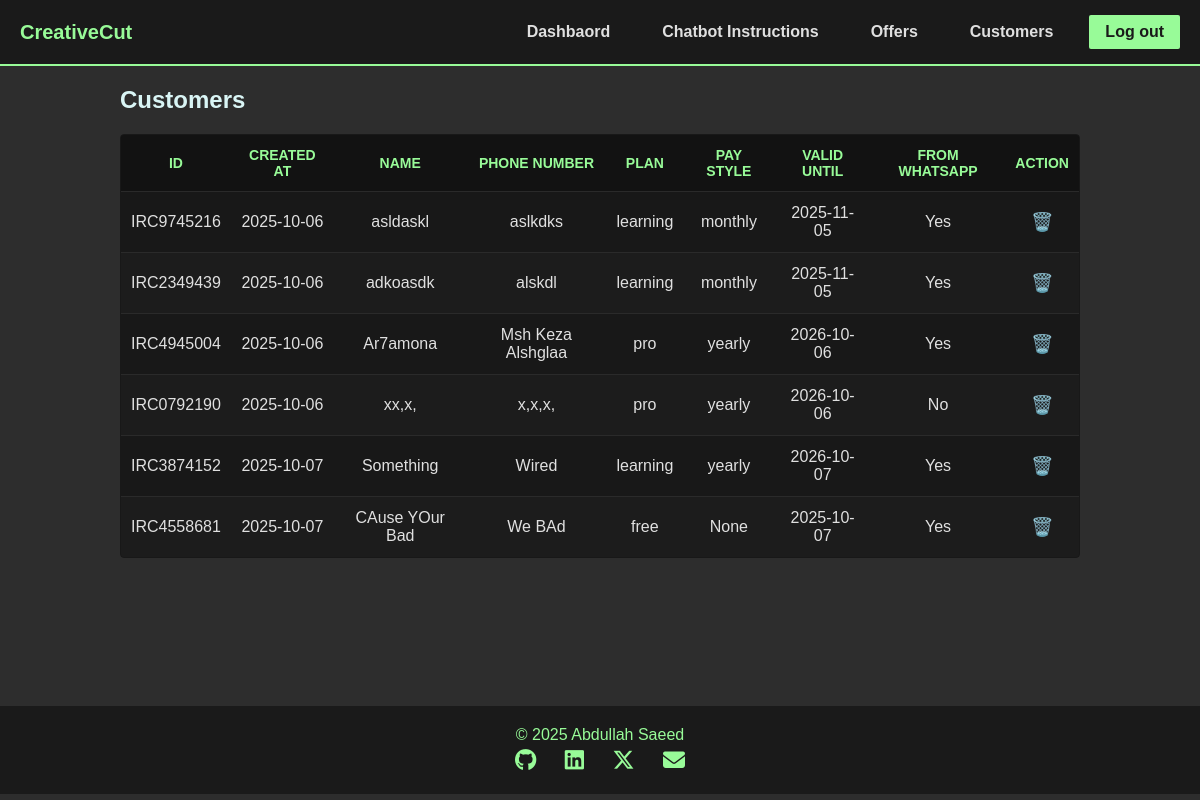
The page /api/customers/ on the database as committed earlier.
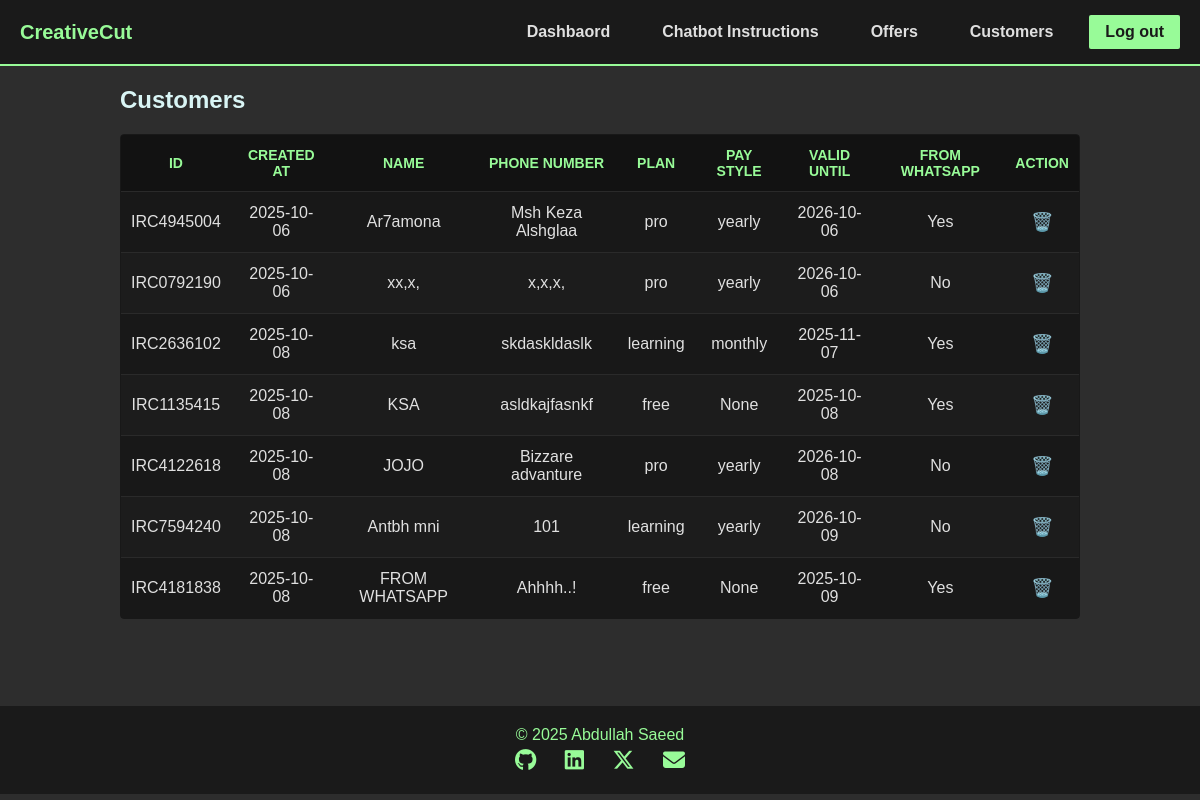
The same page on the database as committed later.
### tables this page shows
CREATE TABLE customers (
    id TEXT PRIMARY KEY,
    created_at DATETIME DEFAULT CURRENT_TIMESTAMP,
    name TEXT NOT NULL,
    phone_num TEXT UNIQUE,
    plan TEXT CHECK(plan IN ('free', 'learning', 'pro')) NOT NULL DEFAULT 'Free',
    pay_style TEXT CHECK(pay_style IN ('None', 'monthly', 'yearly')) NOT NULL DEFAULT 'None',
    valid_until DATETIME,
    is_from_whatsapp BOOLEAN 
);

### routes/customers.py (the view, shortened to what this page needs)
@customers_bp.route("/", methods=["GET", "POST", "DELETE"])
def customers():
    db = current_app.get_db()
    try:
        if request.method == "GET":
            cur = db.execute("SELECT * FROM customers")
            customers = [dict(row) for row in cur.fetchall()]
            return render_template("customers.html", customers=customers)
        elif request.method == "POST":
            return Response(json.dumps({"message": "Customer subscription successed"}), mimetype="application/json")
    except Exception as e:
        return Response(json.dumps({"error": str(e)}), mimetype="application/json", status=500)

### main.py (called while the page is built)
def get_db():
    if "db" not in g:
        g.db = sqlite3.connect(DATABASE)
        g.db.row_factory = sqlite3.Row
    return g.db

### templates/customers.html (shortened to what this page needs)
{% extends "base.html" %} {% block title %}Customers{% endblock %} {% block
style %}
<link
  rel="stylesheet"
  href="{{ url_for('static', filename='css/customers.css') }}"
/>
{% endblock %} {% block content %}
<div>
  <h2 style="margin-bottom: 20px">Customers</h2>
  <div class="table-wrapper">
    <table>
      <thead>
        <tr>
          <th>ID</th>
          <th>Created At</th>
          <th>Name</th>
          <th>Phone Number</th>
          <th>Plan</th>
          <th>Pay Style</th>
          <th>Valid Until</th>
          <th>From WhatsApp</th>
          <th>Action</th>
        </tr>
      </thead>
      <tbody>
        {% for customer in customers %}
        <tr id="customer_{{ customer.id }}">
          <td>{{ customer.id }}</td>
          <td>{{ customer.created_at.split(" ")[0] }}</td>
          <td>{{ customer.name }}</td>
          <td>{{ customer.phone_num }}</td>
          <td>{{ customer.plan }}</td>
          <td>{{ customer.pay_style }}</td>
          <td>{{ customer.valid_until }}</td>
          <td>{{ 'Yes' if customer.is_from_whatsapp else 'No' }}</td>
          <td>
            <button
              class="delete-btn"
              onclick="deleteCustomer('{{ customer.id }}')"
              title="Delete"
            >
              🗑️
            </button>
          </td>
        </tr>
        {% endfor %}
      </tbody>
    </table>
  </div>
</div>
{% endblock %}

### templates/base.html (shortened to what this page needs)
<!DOCTYPE html>
<html lang="en">
  <head>
    <link
      rel="stylesheet"
      href="https://cdnjs.cloudflare.com/ajax/libs/font-awesome/6.5.0/css/all.min.css"
    />
    <link
      rel="stylesheet"
      href="{{ url_for('static', filename='css/base.css') }}"
    />
    {% block style %}{% endblock %}
  </head>
  <body>
    <header>
      <header class="header">
        <div class="header-content">
          <a href="/" class="logo">
            <span class="logo-text">CreativeCut</span>
          </a>
          <nav class="nav-links">
            <a href="/api/dashboard" class="nav-link"> Dashbaord </a>
            <a href="/api/chatbot_instruction" class="nav-link">
              Chatbot Instructions
            </a>
            <a href="/api/offers" class="nav-link">Offers</a>
            <a href="/api/customers" class="nav-link">Customers</a>
            <a href="/api/auth/logout" class="nav-link logout">Log out</a>
          </nav>
        </div>
      </header>
    </header>
    <main class="content">{% block content %}{% endblock %}</main>
    <footer>
      <p>© 2025 Abdullah Saeed</p>
      <div class="social-icons">
        <a href="https://github.com/Abdullah-Saeed-BB" target="_blank"
          ><i class="fab fa-github"></i
        ></a>
        <a href="https://www.linkedin.com/in/abdullahsaeed-dev/" target="_blank"
          ><i class="fab fa-linkedin"></i
        ></a>
        <a href="https://x.com/Abdullah_SBB" target="_blank"
          ><i class="fa-brands fa-x-twitter"></i
        ></a>
        <a href="mailto::abdullah.saeed.b.b@gmail.com"
          ><i class="fas fa-envelope"></i
        ></a>
      </div>
    </footer>
  </body>
</html>

### static/css/base.css (style rules this page uses)
* { margin: 0; padding: 0; box-sizing: border-box; }
body { font-family: Arial, sans-serif; background-color: #2d2d2d; height: 100vh; justify-content: center; align-items: center; color: #d9f5f5; }
.content { padding: 20px; max-width: 1000px; margin: 0 auto; min-height: 75vh; }
.header { background-color: #1a1a1a; border-bottom: 2px solid #98fb98; padding: 15px 0; }
.header-content { max-width: 1200px; margin: 0 auto; display: flex; justify-content: space-between; align-items: center; padding: 0 20px; }
.logo { display: flex; align-items: center; gap: 10px; text-decoration: none; }
.logo-text { color: #98fb98; font-size: 20px; font-weight: bold; }
.nav-links { display: flex; gap: 20px; }
.nav-link { color: #e0e0e0; text-decoration: none; font-weight: bold; padding: 8px 16px; border-radius: 0; transition: 0.3s ease; }
.nav-link.logout { background-color: #98fb98; color: #1a1a1a; border-radius: 2px; }
footer { background-color: #1a1a1a; color: #98fb98; text-align: center; padding: 20px; margin-top: 40px; }
footer p { margin-bottom: 4px; }
footer .social-icons a { color: #98fb98; font-size: 22px; margin: 0 12px; transition: color 0.3s, transform 0.2s; }

### static/css/customers.css (style rules this page uses)
table { width: 100%; border-collapse: collapse; background-color: #181818; border: 1px solid #2a2a2a; border-radius: 4px; overflow: hidden; }
th, td { padding: 12px 10px; text-align: center; border-bottom: 1px solid #2a2a2a; color: #e0e0e0; }
th { background-color: #121212; color: #98fb98; font-weight: 600; text-transform: uppercase; font-size: 14px; }
tr:nth-child(even) { background-color: #1c1c1c; }
.delete-btn { border: none; background: none; cursor: pointer; font-size: 18px; color: #ff4d4d; transition: color 0.2s, transform 0.2s; }
.table-wrapper { overflow-x: auto; -webkit-overflow-scrolling: touch; border-radius: 4px; }

Rows that differ between the two databases and show on the page:
removed customers: id "IRC9745216", created_at "2025-10-06", name "asldaskl", phone_num "aslkdks", plan "learning", pay_style "monthly", valid_until "2025-11-05", is_from_whatsapp "Yes"
removed customers: id "IRC2349439", created_at "2025-10-06", name "adkoasdk", phone_num "alskdl", plan "learning", pay_style "monthly", valid_until "2025-11-05", is_from_whatsapp "Yes"
removed customers: id "IRC3874152", created_at "2025-10-07", name "Something", phone_num "Wired", plan "learning", pay_style "yearly", valid_until "2026-10-07", is_from_whatsapp "Yes"
removed customers: id "IRC4558681", created_at "2025-10-07", name "CAuse YOur Bad", phone_num "We BAd", plan "free", pay_style "None", valid_until "2025-10-07", is_from_whatsapp "Yes"
added customers: id "IRC2636102", created_at "2025-10-08", name "ksa", phone_num "skdaskldaslk", plan "learning", pay_style "monthly", valid_until "2025-11-07", is_from_whatsapp "Yes"
added customers: id "IRC1135415", created_at "2025-10-08", name "KSA", phone_num "asldkajfasnkf", plan "free", pay_style "None", valid_until "2025-10-08", is_from_whatsapp "Yes"
added customers: id "IRC4122618", created_at "2025-10-08", name "JOJO", phone_num "Bizzare advanture", plan "pro", pay_style "yearly", valid_until "2026-10-08", is_from_whatsapp "No"
added customers: id "IRC7594240", created_at "2025-10-08", name "Antbh mni", phone_num "101", plan "learning", pay_style "yearly", valid_until "2026-10-09", is_from_whatsapp "No"
added customers: id "IRC4181838", created_at "2025-10-08", name "FROM WHATSAPP", phone_num "Ahhhh..!", plan "free", pay_style "None", valid_until "2025-10-09", is_from_whatsapp "Yes"
